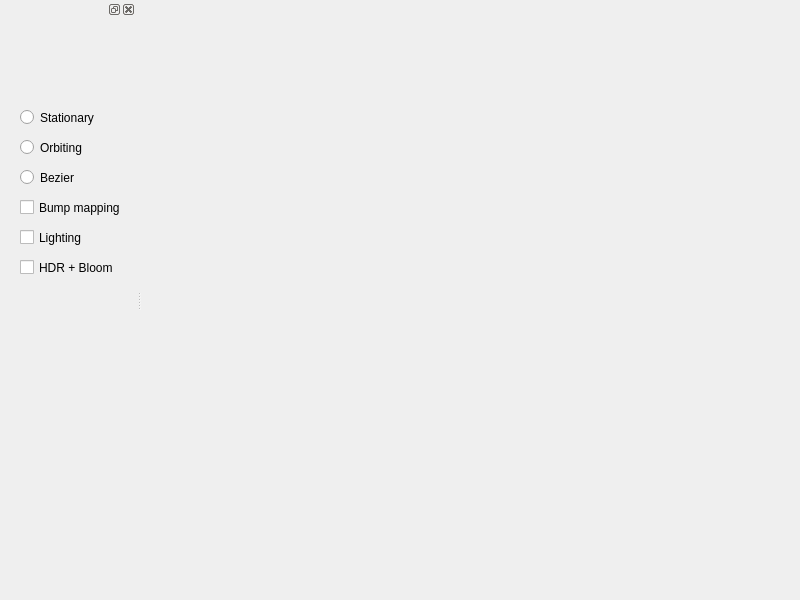
<?xml version="1.0" encoding="UTF-8"?>
<ui version="4.0">
 <class>MainWindow</class>
 <widget class="QMainWindow" name="MainWindow">
  <property name="geometry">
   <rect>
    <x>0</x>
    <y>0</y>
    <width>800</width>
    <height>600</height>
   </rect>
  </property>
  <property name="windowTitle">
   <string>Space Jam</string>
  </property>
  <widget class="QWidget" name="centralWidget">
   <layout class="QHBoxLayout" name="horizontalLayout">
    <property name="leftMargin">
     <number>0</number>
    </property>
    <property name="topMargin">
     <number>0</number>
    </property>
    <property name="rightMargin">
     <number>0</number>
    </property>
    <property name="bottomMargin">
     <number>0</number>
    </property>
    <item>
     <widget class="View" name="view" native="true"/>
    </item>
   </layout>
  </widget>
  <widget class="QDockWidget" name="dockWidget_2">
   <property name="minimumSize">
    <size>
     <width>136</width>
     <height>600</height>
    </size>
   </property>
   <property name="maximumSize">
    <size>
     <width>524287</width>
     <height>524287</height>
    </size>
   </property>
   <attribute name="dockWidgetArea">
    <number>1</number>
   </attribute>
   <widget class="QWidget" name="dockWidgetContents_2">
    <widget class="QWidget" name="widget" native="true">
     <property name="geometry">
      <rect>
       <x>10</x>
       <y>19</y>
       <width>131</width>
       <height>451</height>
      </rect>
     </property>
     <widget class="QRadioButton" name="stationary">
      <property name="geometry">
       <rect>
        <x>10</x>
        <y>70</y>
        <width>85</width>
        <height>19</height>
       </rect>
      </property>
      <property name="text">
       <string>Stationary</string>
      </property>
     </widget>
     <widget class="QRadioButton" name="orbiting">
      <property name="geometry">
       <rect>
        <x>10</x>
        <y>100</y>
        <width>85</width>
        <height>19</height>
       </rect>
      </property>
      <property name="text">
       <string>Orbiting</string>
      </property>
     </widget>
     <widget class="QRadioButton" name="bezier">
      <property name="geometry">
       <rect>
        <x>10</x>
        <y>130</y>
        <width>85</width>
        <height>19</height>
       </rect>
      </property>
      <property name="text">
       <string>Bezier</string>
      </property>
     </widget>
     <widget class="QCheckBox" name="bumpMapping">
      <property name="geometry">
       <rect>
        <x>10</x>
        <y>160</y>
        <width>111</width>
        <height>19</height>
       </rect>
      </property>
      <property name="text">
       <string>Bump mapping</string>
      </property>
     </widget>
     <widget class="QCheckBox" name="lighting">
      <property name="geometry">
       <rect>
        <x>10</x>
        <y>190</y>
        <width>111</width>
        <height>19</height>
       </rect>
      </property>
      <property name="text">
       <string>Lighting</string>
      </property>
     </widget>
     <widget class="QCheckBox" name="hdr">
      <property name="geometry">
       <rect>
        <x>10</x>
        <y>220</y>
        <width>111</width>
        <height>19</height>
       </rect>
      </property>
      <property name="text">
       <string>HDR + Bloom</string>
      </property>
     </widget>
    </widget>
   </widget>
  </widget>
 </widget>
 <layoutdefault spacing="6" margin="11"/>
 <customwidgets>
  <customwidget>
   <class>View</class>
   <extends>QWidget</extends>
   <header>view.h</header>
  </customwidget>
 </customwidgets>
 <resources/>
 <connections/>
</ui>
